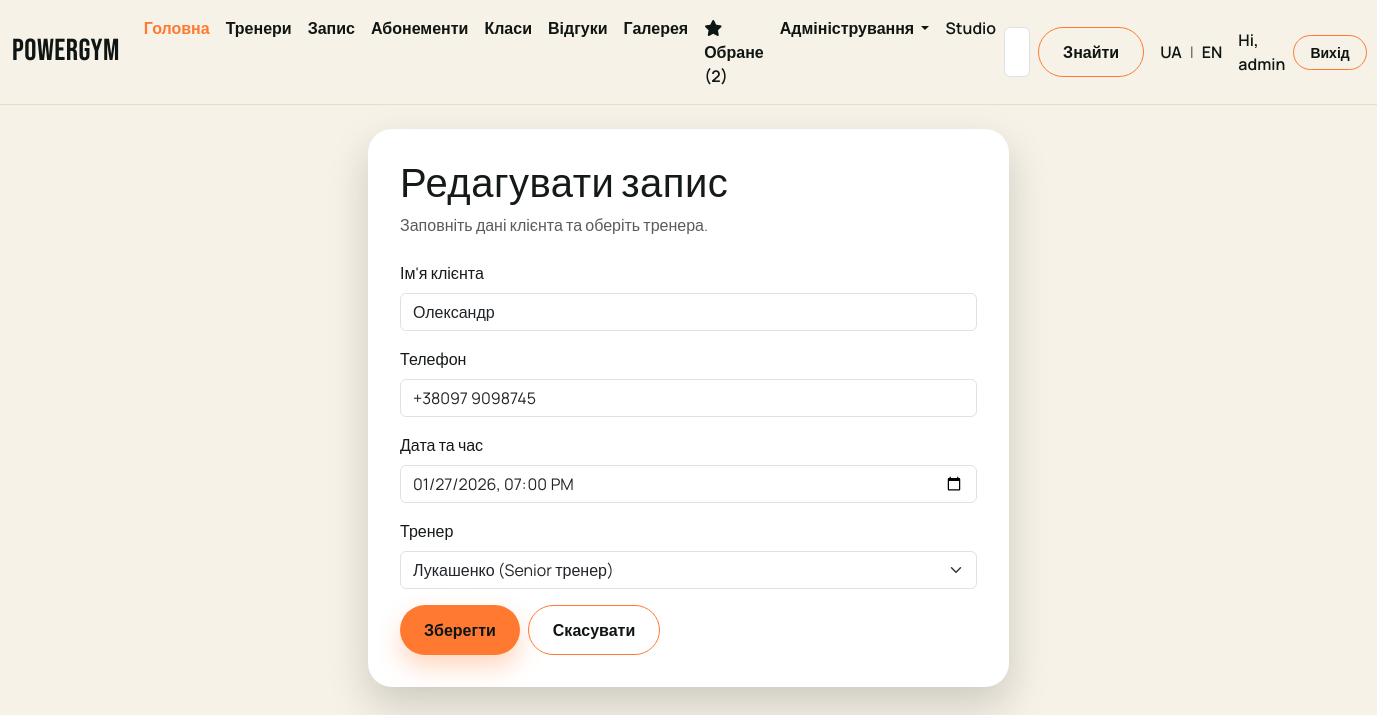
/bookings/edit/26/ (signed in), run on the app's committed database.
### treners/models.py (models this page shows, shortened)
class Booking(models.Model):
    barber = models.ForeignKey(
        Barber, on_delete=models.CASCADE, related_name="bookings", verbose_name="Тренер"
    )
    customer_name = models.CharField("Ім'я клієнта", max_length=100)
    appointment_date = models.DateTimeField("Дата та час")
    contact_phone = models.CharField("Телефон", max_length=20)
    class Meta:
        verbose_name = "Запис"
        verbose_name_plural = "Записи"

### treners/views.py (the view)
# urls.py: path('bookings/edit/<int:pk>/', treners_views.booking_update),
@staff_required
def booking_update(request, pk):
    booking = get_object_or_404(Booking, pk=pk)
    lang = request.session.get("lang", "uk")
    if request.method == "POST":
        form = BookingForm(request.POST, instance=booking, lang=lang)
        if form.is_valid():
            booking = form.save()
            messages.success(
                request, f"Запис для {booking.customer_name} оновлено"
            )
            return redirect("/bookings/list")
    else:
        form = BookingForm(instance=booking, lang=lang)
    return render(request, "bookings/edit.html", {"form": form, "booking": booking})

### favorites/context_processor.py (called while the page is built)
def favorite_barbers_count(request):
    return { 'fav_count': get_count_of_favorite_barbers(request) }

### favorites/favorites.py (called while the page is built)
def _is_authenticated(request):
    user = getattr(request, "user", None)
    return bool(user and getattr(user, "is_authenticated", False))

def _get_session_favorites(request):
    return request.session.get(FAVORITE_BARBERS_KEY, [])

def _merge_session_to_user(request):
    if not _is_authenticated(request):
        return
    session_ids = _get_session_favorites(request)
    if not session_ids:
        return
    for barber_id in session_ids:
        Favorite.objects.get_or_create(user=request.user, barber_id=barber_id)
    _set_session_favorites(request, [])

def get_count_of_favorite_barbers(request):
    if _is_authenticated(request):
        _merge_session_to_user(request)
        return Favorite.objects.filter(user=request.user).count()
    return len(_get_session_favorites(request))

### home/context_processors.py (called while the page is built)
def ui_text(request):
    lang = request.session.get("lang", "uk")
    if lang not in ("uk", "en"):
        lang = "uk"
    return {"t": get_translations(lang), "lang": lang}

### home/translations.py (called while the page is built)
def get_translations(lang):
    return TRANSLATIONS.get(lang, TRANSLATIONS["uk"])

### treners/models.py (called while the page is built)
    def __str__(self):
        return f"{self.name} ({self.get_position_display()})"

### treners/templates/bookings/edit.html
{% extends "layout.html" %}
{% block content %}
{% include "components/booking_form.html" with form_title="Редагувати запис" action_name="Зберегти" %}
{% endblock %}

### treners/templates/layout.html (shortened to what this page needs)
{% load static %}
<!DOCTYPE html>
<html lang="uk">
  <head>
    <link
      href="https://cdn.jsdelivr.net/npm/bootstrap@5.3.8/dist/css/bootstrap.min.css"
      rel="stylesheet"
    />
    <link rel="stylesheet" href="{% static 'css/style.css' %}" />
  </head>
  <body>
    <nav class="navbar navbar-expand-lg navbar-gym">
      <div class="container-fluid">
        <a class="navbar-brand" href="/">PowerGym</a>
        <div class="collapse navbar-collapse" id="navbarSupportedContent">
          <ul class="navbar-nav me-auto mb-2 mb-lg-0">
            <li class="nav-item">
              <a class="nav-link active" aria-current="page" href="/"
                >{{ t.nav_home }}</a
              >
            </li>
            <li class="nav-item">
              <a class="nav-link" href="/barbers">{{ t.nav_trainers }}</a>
            </li>
            <li class="nav-item">
              <a class="nav-link" href="/book">{{ t.nav_book }}</a>
            </li>
            <li class="nav-item">
              <a class="nav-link" href="/#memberships">{{ t.nav_memberships }}</a>
            </li>
            <li class="nav-item">
              <a class="nav-link" href="/services">{{ t.nav_classes }}</a>
            </li>
            <li class="nav-item">
              <a class="nav-link" href="/reviews">{{ t.nav_reviews }}</a>
            </li>
            <li class="nav-item">
              <a class="nav-link" href="/gallery">{{ t.nav_gallery }}</a>
            </li>
            <li class="nav-item">
              <a class="nav-link" aria-current="page" href="/favorites">
                <i class="fa-solid fa-star"></i> {{ t.nav_favorites }} ({{ fav_count }})
              </a>
            </li>
            <li class="nav-item dropdown">
              <a
                class="nav-link dropdown-toggle"
                href="#"
                role="button"
                data-bs-toggle="dropdown"
                aria-expanded="false"
              >
                {{ t.nav_admin }}
              </a>
            </li>
            <li class="nav-item">
              <a class="nav-link disabled" aria-disabled="true">{{ t.nav_studio }}</a>
            </li>
          </ul>
          <form class="d-flex" role="search" method="get" action="/barbers">
            <input
              class="form-control me-2"
              type="search"
              name="text"
              placeholder="{{ t.nav_search_placeholder }}"
              aria-label="Search"
            />
            <button class="btn btn-gym-outline" type="submit">
              {{ t.nav_search_button }}
            </button>
          </form>
          <div class="lang-switch ms-3 d-flex align-items-center gap-2">
            <a class="nav-link p-0" href="/lang/uk/">UA</a>
            <span class="text-muted">|</span>
            <a class="nav-link p-0" href="/lang/en/">EN</a>
          </div>
          <div class="auth-links ms-3 d-flex align-items-center gap-2">
            {% if user.is_authenticated %}
            <span class="nav-link p-0">Hi, {{ user.username }}</span>
            <a class="btn btn-gym-outline btn-sm" href="/logout"
              >{{ t.auth_logout }}</a
            >
            {% endif %}
          </div>
        </div>
      </div>
    </nav>
    <div class="container">{% block content %} {% endblock %}</div>
  </body>
</html>

### treners/templates/components/booking_form.html (shortened to what this page needs)
<section class="py-4">
  <div class="row justify-content-center">
    <div class="col-lg-7">
      <div class="form-card">
        <div class="form-card-header">
          <h1 class="mb-1">{{ form_title }}</h1>
          <p class="text-muted mb-0">
            Заповніть дані клієнта та оберіть тренера.
          </p>
        </div>
        <form method="post">
           {% for field in form %}
          <div class="mb-3">
            <label for="{{ field.id_for_label }}" class="form-label">
              {{ field.label }}
            </label>
            {{ field }}
          </div>
          {% endfor %}
          <div class="d-flex gap-2">
            <button type="submit" class="btn btn-gym">{{ action_name }}</button>
            <a href="javascript:history.back()" class="btn btn-gym-outline"
              >Скасувати</a
            >
          </div>
        </form>
      </div>
    </div>
  </div>
</section>

### static/css/style.css (style rules this page uses)
:root { --gym-ink: #141a16; --gym-dark: #0e1512; --gym-cream: #f7f2e8; --gym-sand: #e6dcc9; --gym-accent: #ff7a30; --gym-accent-2: #b4f272; --gym-shadow: rgba(15, 20, 18, 0.18); }
body { font-family: "Manrope", sans-serif; background: var(--gym-cream); color: var(--gym-ink); }
h1, h2, h3, .navbar-brand, .hero-title, .section-title { font-family: "Bebas Neue", sans-serif; letter-spacing: 0.5px; }
.navbar-gym { background: var(--gym-cream); border-bottom: 1px solid var(--gym-sand); }
.navbar-gym .navbar-brand { font-size: 1.9rem; color: var(--gym-dark); }
.navbar-gym .nav-link { color: var(--gym-dark); font-weight: 600; }
.navbar-gym .nav-link.active, .navbar-gym .nav-link:hover { color: var(--gym-accent); }
.lang-switch .nav-link { font-weight: 600; color: var(--gym-dark); }
.auth-links .nav-link { font-weight: 600; color: var(--gym-dark); }
.auth-links .btn { padding: 6px 16px; border-radius: 999px; }
.btn-gym { background: var(--gym-accent); color: var(--gym-dark); border: none; padding: 12px 24px; font-weight: 700; border-radius: 999px; box-shadow: 0 12px 24px rgba(255, 122, 48, 0.3); }
.btn-gym-outline { border: 1px solid rgba(255, 255, 255, 0.35); color: #fef7ed; padding: 12px 24px; border-radius: 999px; font-weight: 600; background: transparent; }
.navbar-gym .btn-gym-outline { color: var(--gym-dark); border-color: var(--gym-accent); }
.form-card { background: #fff; border-radius: 24px; padding: 32px; box-shadow: 0 18px 40px var(--gym-shadow); }
.form-card-header { margin-bottom: 24px; }
.form-card .btn-gym-outline { color: var(--gym-dark); border-color: var(--gym-accent); }

### data on the page
Booking: form "Олександр" "+38097 9098745" "01/27/2026 19:00" "Лукашенко (Senior тренер)"

### other printed values
{{ t.nav_home }} "Головна"
{{ t.nav_trainers }} "Тренери"
{{ t.nav_book }} "Запис"
{{ t.nav_memberships }} "Абонементи"
{{ t.nav_classes }} "Класи"
{{ t.nav_reviews }} "Відгуки"
{{ t.nav_gallery }} "Галерея"
{{ t.nav_favorites }} "Обране"
{{ fav_count }} "2"
{{ t.nav_admin }} "Адміністрування"
{{ t.nav_studio }} "Studio"
{{ t.nav_search_button }} "Знайти"
{{ user.username }} "admin"
{{ t.auth_logout }} "Вихід"
{{ field.label }} "Ім'я клієнта" "Телефон" "Дата та час" "Тренер"
